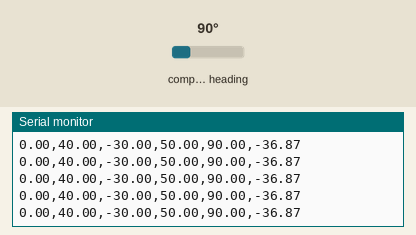
Simulated run of this sketch. Board: ESP32. Shown: the last lines printed to the serial monitor. The test bench sets the inputs (shaded band); at power-on: compass heading 90°. Nothing arrives over Bluetooth unless stated.

Above: at 1.2 s.
1.3 s: compass heading set to 7°
At 1.43 s:
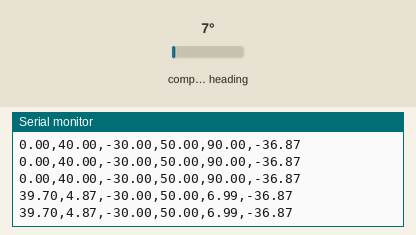
2.8 s: compass heading set to 180°
At 2.85 s:
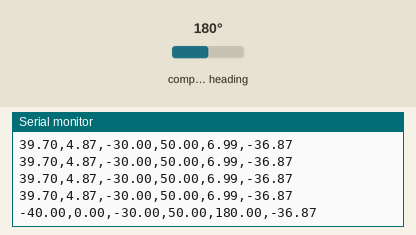
Timing chart, 0 to 5.8 s (numbered marks = the images above; inputs shaded):
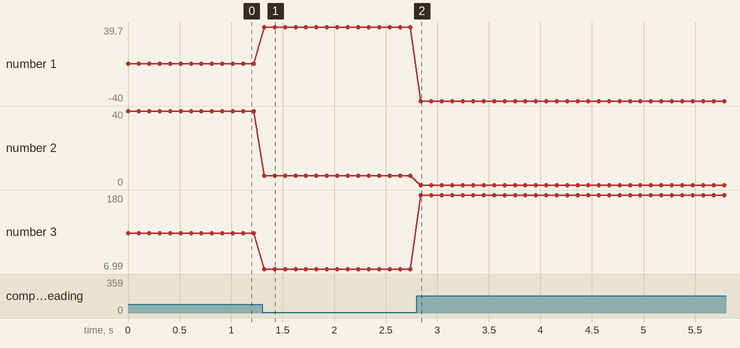

The sketch:

Data_Collecter.ino
```cpp
#include <Wire.h>
#include <Adafruit_Sensor.h>
#include <Adafruit_HMC5883_U.h>
#include "BluetoothSerial.h" // Include Bluetooth Serial library

Adafruit_HMC5883_Unified mag = Adafruit_HMC5883_Unified(12345);
BluetoothSerial SerialBT;

// Function to calculate magnetic field intensity and heading
void calculateMagneticFieldAndHeading(float x, float y, float z, float &intensity, float &heading) {
    // Calculate the total magnetic field intensity
    intensity = sqrt(x * x + y * y + z * z);

    // Calculate the heading (in degrees)
    heading = atan2(y, x) * 180.0 / PI;


    // Ensure heading is in the range [0, 360]
    if (heading < 0) {
        heading += 360.0;
    }
}

void setup() {
    // Start Serial for debugging
    Serial.begin(115200);
    while (!Serial);

    // Initialize Bluetooth
    SerialBT.begin("ESP32_HMC5883L");
    Serial.println("Bluetooth ready. Pair with ESP32_HMC5883L.");

    // Initialize the HMC5883L module
    if (!mag.begin()) {
        Serial.println("Error: HMC5883L not detected. Check wiring.");
        while (1);
    }
    Serial.println("HMC5883L ready.");
}

void loop() {
    // Get magnetometer readings
    sensors_event_t event;
    mag.getEvent(&event);

    // Variables to store calculated values
    float intensity, heading;
    float horizontalField = sqrt(event.magnetic.x * event.magnetic.x + event.magnetic.y * event.magnetic.y); // Magnitude of horizontal component
    float inclinationRadians = atan2(event.magnetic.z, horizontalField); // Angle in radians
    float inclinationDegrees = inclinationRadians * 180.0 / PI; // Convert to degrees

    // Calculate magnetic field intensity and heading
    calculateMagneticFieldAndHeading(event.magnetic.x, event.magnetic.y, event.magnetic.z, intensity, heading);


    // Format the data
    String data1 = String(event.magnetic.x) + "," +  String(event.magnetic.y) + "," +  String(event.magnetic.z) + "," + String(intensity) + "," + String(heading) + "," + String(inclinationDegrees);
    //String data2 = "Intensity: " + String(intensity) + " uT, Heading: " + String(heading) + " degrees";

    // Send data over Bluetooth
    SerialBT.println(data1);
    //SerialBT.println(data2);

    // Debugging: Print data to Serial Monitor
    Serial.println(data1);

    delay(100); // Send data every second
}
```

Measured:
- after the input at 1.3 s, the serial monitor: prints a new line at once (image 1)
- after the input at 2.8 s, the serial monitor: prints a new line at once (image 2)
- plotted number 1: 0 → 39.7 after the input at 1.3 s, 39.7 → -40 after the input at 2.8 s
- plotted number 2: 40 → 4.87 after the input at 1.3 s
- plotted number 3: 90 → 6.99 after the input at 1.3 s, 6.99 → 180 after the input at 2.8 s
